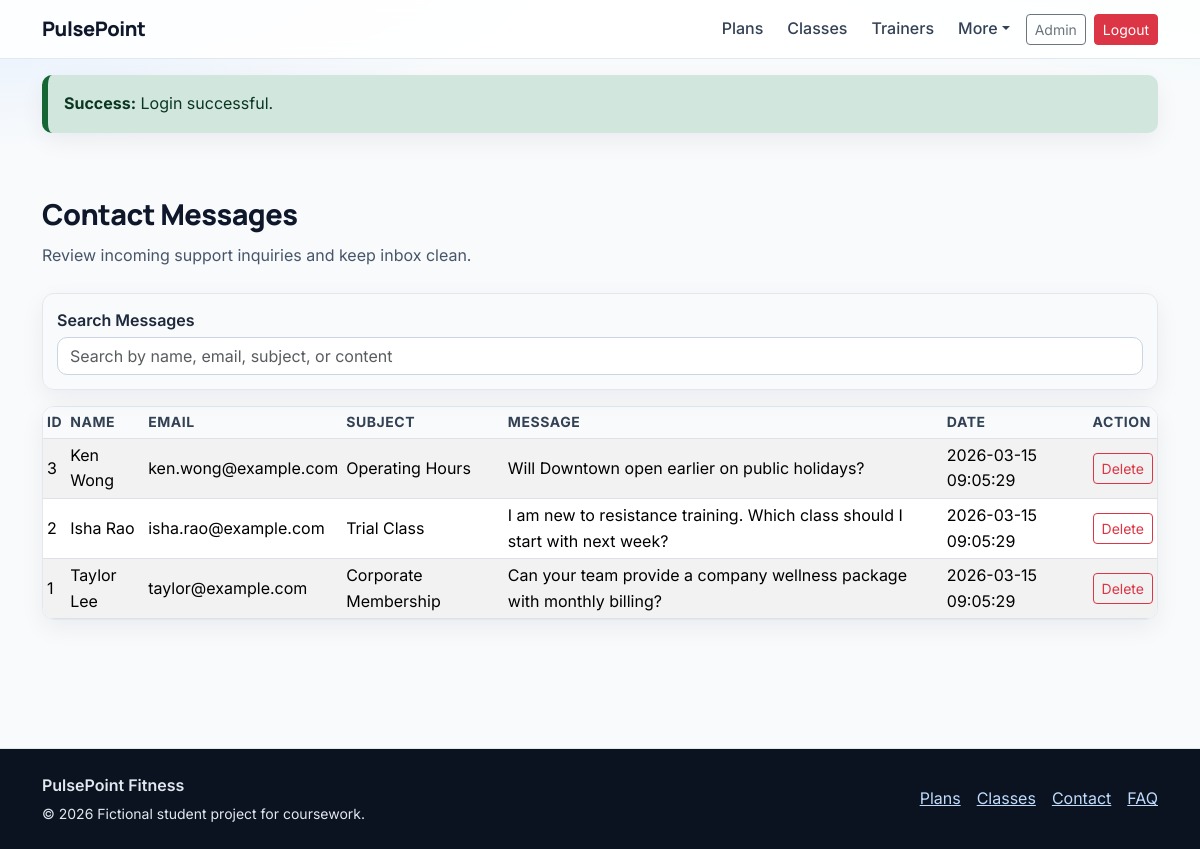
Screenshot of /admin/messages (signed in) with the database file from the repository.
### tables this page shows
CREATE TABLE contact_messages (
  id INT AUTO_INCREMENT PRIMARY KEY,
  name VARCHAR(120) NOT NULL,
  email VARCHAR(150) NOT NULL,
  subject VARCHAR(150) NOT NULL,
  message TEXT NOT NULL,
  created_at TIMESTAMP DEFAULT CURRENT_TIMESTAMP
);

### app/Core/helpers.php (called while the page is built, shortened)
<?php
function view(string $template, array $data = [], string $layout = 'main'): void
{
    extract($data, EXTR_SKIP);
    $viewPath = __DIR__ . '/../Views/' . $template . '.php';
    require $viewPath;
}
function e(?string $value): string
{
    return htmlspecialchars((string) $value, ENT_QUOTES, 'UTF-8');
}

### app/Core/Controller.php (called while the page is built, shortened)
<?php
class Controller
{
    protected function render(string $view, array $data = [], string $layout = 'main'): void
    {
        view($view, $data, $layout);
    }
}

### app/Controllers/AdminController.php (called while the page is built, shortened)
<?php
class AdminController extends Controller
{
    public function messages(): void
    {
        $this->render('admin/messages', ['title' => 'Contact Messages', 'messages' => (new ContactMessageModel())->all()]);
    }
}

### public/index.php (called while the page is built, shortened)
<?php
$uri = parse_url($_SERVER['REQUEST_URI'] ?? '/', PHP_URL_PATH) ?: '/';
$method = $_SERVER['REQUEST_METHOD'] ?? 'GET';
$routes = config('routes');
$matched = null;
foreach ($routes as $route) {
    [$routeMethod, $routePath, $controllerName, $action, $middleware] = $route;
    if ($method === $routeMethod && $uri === $routePath) {
        $matched = $route;
        break;
    }
}
[, , $controllerName, $action, $middleware] = $matched;
$controller = new $controllerClass();
$controller->$action();

### app/Models/BaseModel.php (called while the page is built, shortened)
<?php
abstract class BaseModel
{
    public function __construct()
    {
        $this->db = Database::connection();
    }
}

### app/Core/Database.php (called while the page is built, shortened)
<?php
class Database
{
    private static ?PDO $pdo = null;
    public static function connection(): PDO
    {
        if (self::$pdo !== null) {
            return self::$pdo;
        }
        $db = config('database');
        $dsn = sprintf(
            'mysql:host=%s;port=%d;dbname=%s;charset=%s',
            $db['host'],
            $db['port'],
            $db['name'],
            $db['charset']
        );
        try {
            self::$pdo = new PDO($dsn, $db['user'], $db['pass'], [
                PDO::ATTR_ERRMODE => PDO::ERRMODE_EXCEPTION,
                PDO::ATTR_DEFAULT_FETCH_MODE => PDO::FETCH_ASSOC,
                PDO::ATTR_EMULATE_PREPARES => false,
            ]);
        } catch (PDOException $e) {
            http_response_code(500);
            error_log('Database connection failed: ' . $e->getMessage());
            $app = config('app');
            if (($app['debug'] ?? false) === true) {
                exit('Database connection failed: ' . $e->getMessage());
            }
            exit('Database connection failed.');
        }
        return self::$pdo;
    }
}

### app/Models/ContactMessageModel.php (called while the page is built, shortened)
<?php
class ContactMessageModel extends BaseModel
{
    public function all(): array
    {
        $stmt = $this->db->query('SELECT * FROM contact_messages ORDER BY id DESC');
        return $stmt->fetchAll();
    }
}

### app/Views/admin/messages.php (the view, shortened to what this page needs)
<section class="container page-shell">
  <h1 class="section-title">Contact Messages</h1>
  <p class="section-subtitle">Review incoming support inquiries and keep inbox clean.</p>
  <div class="admin-toolbar">
    <label for="messages-filter" class="form-label mb-1">Search Messages</label>
    <input id="messages-filter" type="search" class="form-control" placeholder="Search by name, email, subject, or content" data-table-filter="#messages-table">
  </div>
  <?php if (empty($messages)): ?>
    <div class="empty-state">No messages in inbox.</div>
  <?php else: ?>
    <div class="table-responsive">
      <table id="messages-table" class="table table-sm table-striped align-middle">
        <thead><tr><th>ID</th><th>Name</th><th>Email</th><th>Subject</th><th>Message</th><th>Date</th><th>Action</th></tr></thead>
        <tbody>
          <?php foreach ($messages as $m): ?>
            <tr>
              <td><?= (int)$m['id'] ?></td>
              <td><?= e($m['name']) ?></td>
              <td><?= e($m['email']) ?></td>
              <td><?= e($m['subject']) ?></td>
              <td><?= e($m['message']) ?></td>
              <td><?= e($m['created_at']) ?></td>
              <td>
                <form action="/admin/messages/delete" method="post">
                  <button class="btn btn-sm btn-outline-danger">Delete</button>
                </form>
              </td>
            </tr>
          <?php endforeach; ?>
        </tbody>
      </table>
    </div>
  <?php endif; ?>
</section>

### public/assets/css/styles.css (style rules this page uses)
:root { --pp-bg: #f8fafc; --pp-bg-soft: #f1f5f9; --pp-surface: #ffffff; --pp-surface-alt: #f8fafc; --pp-text: #0f172a; --pp-muted: #475569; --pp-border: #e2e8f0; --pp-primary: #2563eb; --pp-primary-strong: #1d4ed8; --pp-accent: #0f766e; --pp-danger: #b91c1c; --pp-success: #166534; --pp-warning: #854d0e; --pp-focus: #0ea5e9; --pp-shadow-1: 0 8px 24px rgba(15, 23, 42, 0.06); --pp-shadow-2: 0 16px 40px rgba(15, 23, 42, 0.1); --pp-radius-lg: 16px; --pp-radius-md: 12px; --pp-radius-sm: 10px; --pp-space-1: 0.25rem; --pp-space-2: 0.5rem; --pp-space-3: 0.75rem; --pp-space-4: 1rem; --pp-space-5: 1.5rem; --pp-space-6: 2rem; --pp-space-7: 3rem; --pp-space-8: 4rem; }
* { box-sizing: border-box; }
html { font-size: 16px; scroll-behavior: smooth; }
body { font-family: "Inter", "Segoe UI", Tahoma, sans-serif; color: var(--pp-text); line-height: 1.6; background: radial-gradient(1000px 360px at -5% -10%, #dbeafe 0%, transparent 65%), radial-gradient(1000px 400px at 110% -20%, #ccfbf1 0%, transparent 65%), var(--pp-bg); }
h1, h2, h3, h4, h5, h6, .section-title, .navbar-brand { font-family: "Manrope", "Segoe UI", Tahoma, sans-serif; letter-spacing: -0.02em; }
.page-shell { padding-block: var(--pp-space-7); }
.section-title { font-size: clamp(1.55rem, 2.4vw, 2.3rem); font-weight: 800; margin-bottom: var(--pp-space-3); }
.section-subtitle { color: var(--pp-muted); max-width: 62ch; margin-bottom: var(--pp-space-5); }
.form-label { font-weight: 600; color: #1e293b; }
.form-control, .form-select { border-color: #cbd5e1; border-radius: var(--pp-radius-sm); }
.table { margin-bottom: 0; }
.table th { white-space: nowrap; font-size: 0.875rem; text-transform: uppercase; letter-spacing: 0.04em; color: #334155; }
.table td { vertical-align: middle; }
.table-responsive { border: 1px solid var(--pp-border); border-radius: var(--pp-radius-md); background: var(--pp-surface); box-shadow: var(--pp-shadow-1); }
.table-responsive thead th { position: sticky; top: 0; z-index: 1; background: #f8fafc; }
.admin-toolbar { position: sticky; top: 72px; z-index: 90; background: rgba(248, 250, 252, 0.96); backdrop-filter: blur(6px); border: 1px solid var(--pp-border); border-radius: var(--pp-radius-md); box-shadow: var(--pp-shadow-1); padding: 0.875rem; margin-bottom: 1rem; }
.pp-fade-in { animation: ppFadeIn 260ms ease-out; }

### rows the page displays
contact_messages: id "3", name "Ken Wong", email "ken.wong@example.com", subject "Operating Hours", message "Will Downtown open earlier on public holidays?", created_at "2026-03-15 09:05:29"
contact_messages: id "2", name "Isha Rao", email "isha.rao@example.com", subject "Trial Class", message "I am new to resistance training. Which class should I start with next week?", created_at "2026-03-15 09:05:29"
contact_messages: id "1", name "Taylor Lee", email "taylor@example.com", subject "Corporate Membership", message "Can your team provide a company wellness package with monthly billing?", created_at "2026-03-15 09:05:29"

### other values shown
$msg "Login successful."
